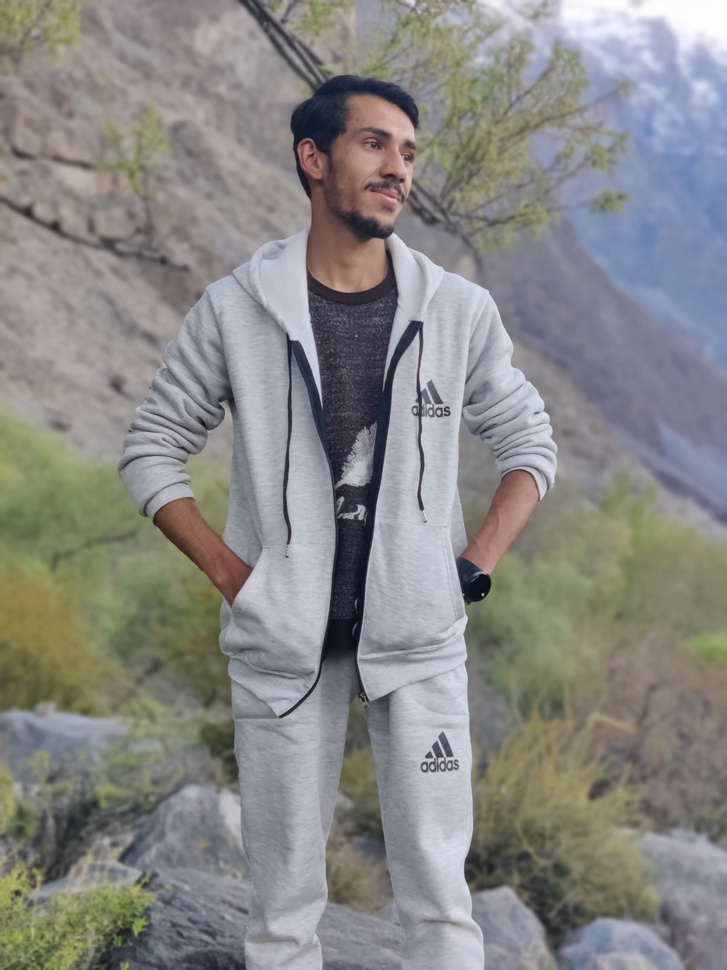
#> input picture images/test.jpg, 727 x 970 px, shrunk from 3000 x 4000 before the run, found by its file name
$ python edges.py
#> lines starting #> are read from the running program, lines starting #| are printed output that depends on the picture; after the words box and inside, x2 and y2 are one past the last pixel; in counts of white or black regions, pixels touching at a corner belong together
import cv2

image = cv2.imread("images/test.jpg")
#> image is the input picture: shape (970, 727, 3); mean B, G, R 133.3, 135.5, 135.9

if image is None:
    print("Error: Image not found.")
    exit()

# Convert to grayscale
gray = cv2.cvtColor(image, cv2.COLOR_BGR2GRAY)
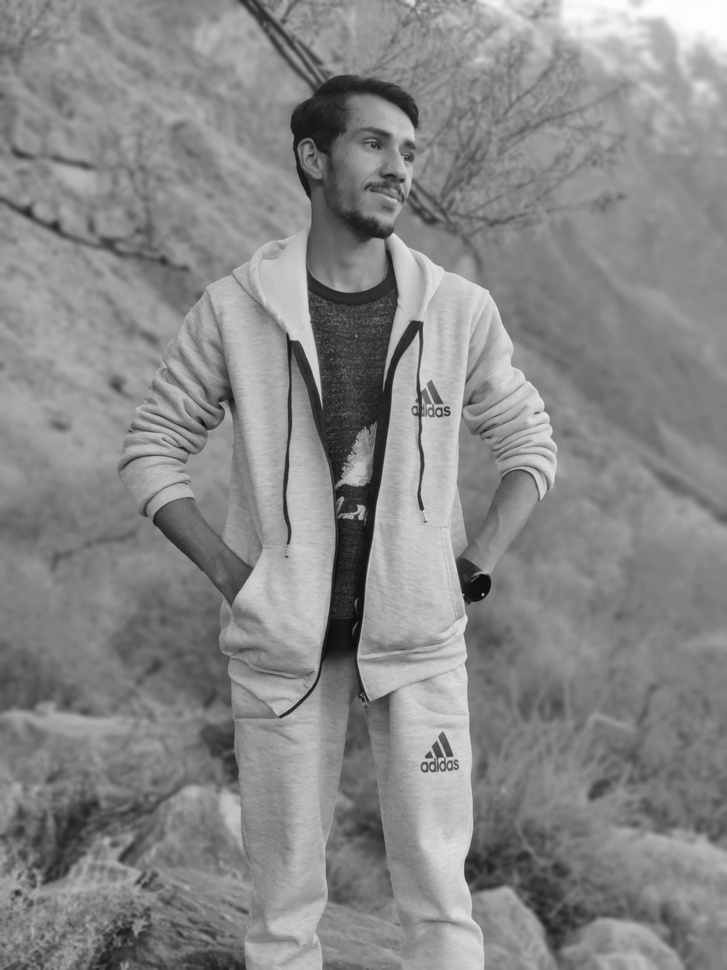
#> gray: shape (970, 727); min 8, max 254, mean 135.4

# Blur image
blur = cv2.GaussianBlur(gray, (7, 7), 0)

# Detect edges
edges = cv2.Canny(blur, 50, 150)
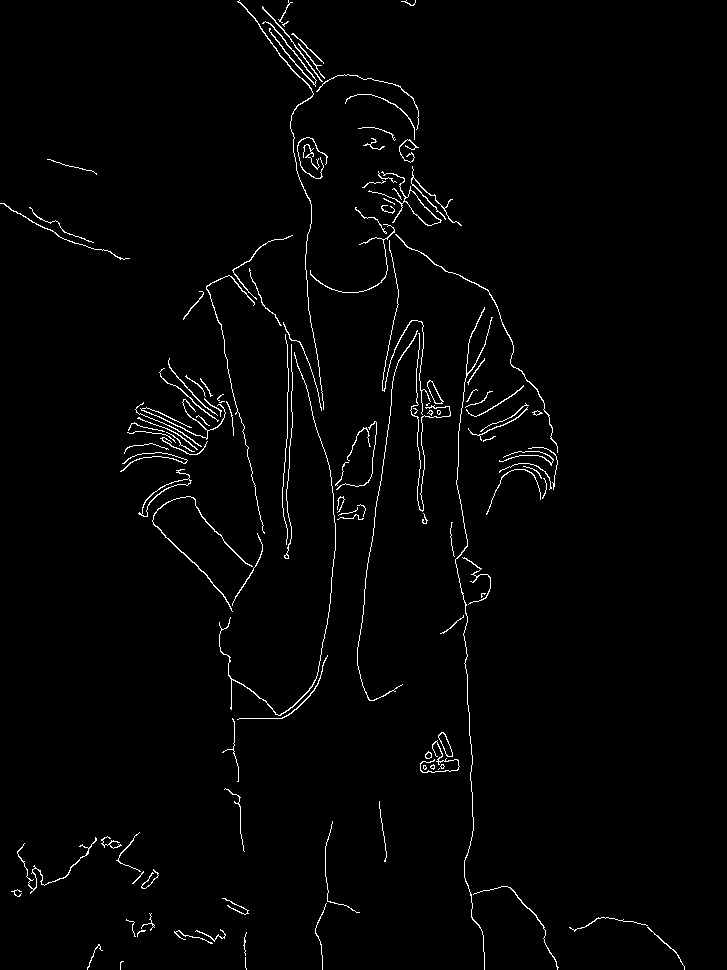
#> edges: shape (970, 727); 1.8% white in thin lines or dots

cv2.imshow("Original", image)
cv2.imshow("Edges", edges)

cv2.waitKey(0)
cv2.destroyAllWindows()

$ run again, with images/car.jpg copied over images/test.jpg
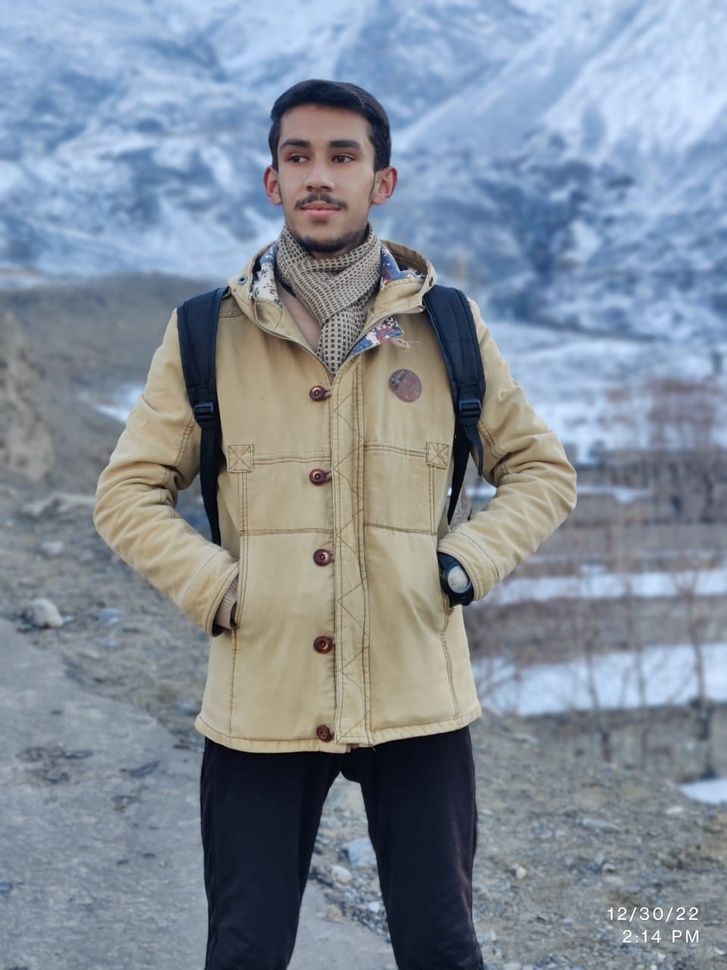
#> input picture images/car.jpg, 727 x 970 px, shrunk from 960 x 1280 before the run, found by its file name
#> image is the input picture: shape (970, 727, 3); mean B, G, R 152.4, 140.4, 130.3
#> `gray = cv2.cvtColor(image, cv2.COLOR_BGR2GRAY)`:
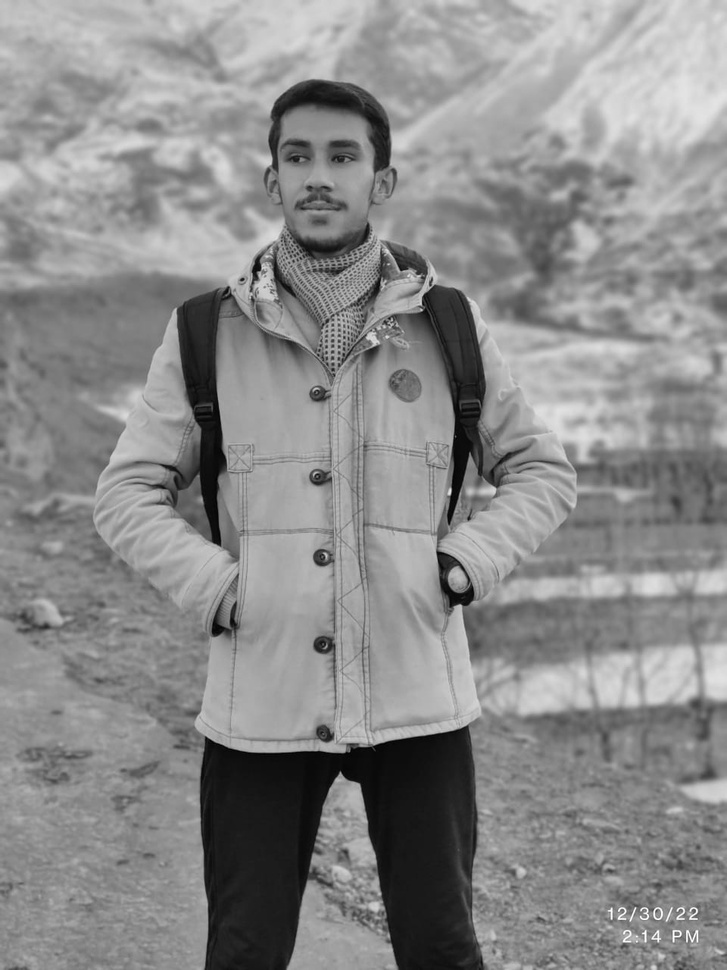
#> gray: shape (970, 727); min 0, max 255, mean 138.7
#> `edges = cv2.Canny(blur, 50, 150)`:
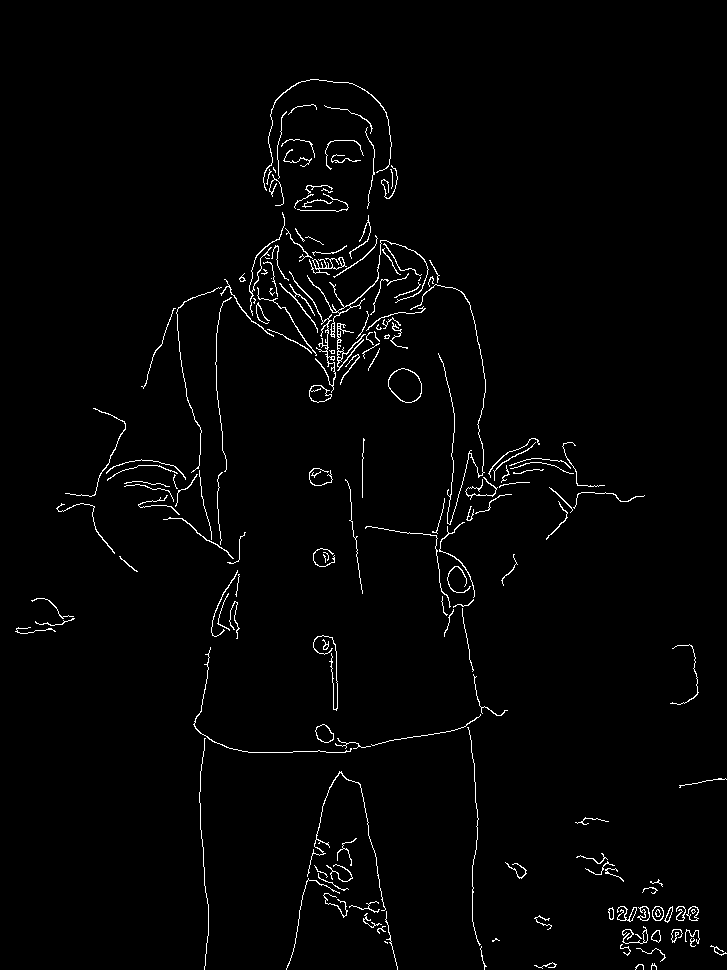
#> edges: shape (970, 727); 1.8% white in thin lines or dots, all inside (x1, y1, x2, y2) = (15, 79, 727, 970)

$ run again, with images/people.jpg copied over images/test.jpg
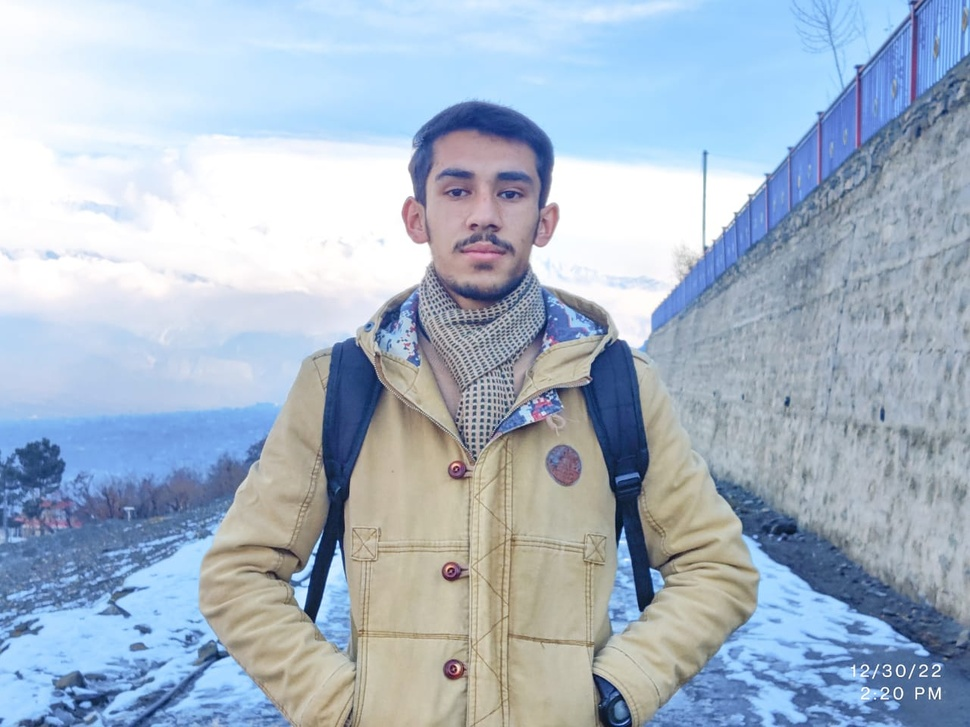
#> input picture images/people.jpg, 970 x 727 px, shrunk from 1280 x 960 before the run, found by its file name
#> image is the input picture: shape (727, 970, 3); mean B, G, R 199.3, 182, 166.5
#> `gray = cv2.cvtColor(image, cv2.COLOR_BGR2GRAY)`:
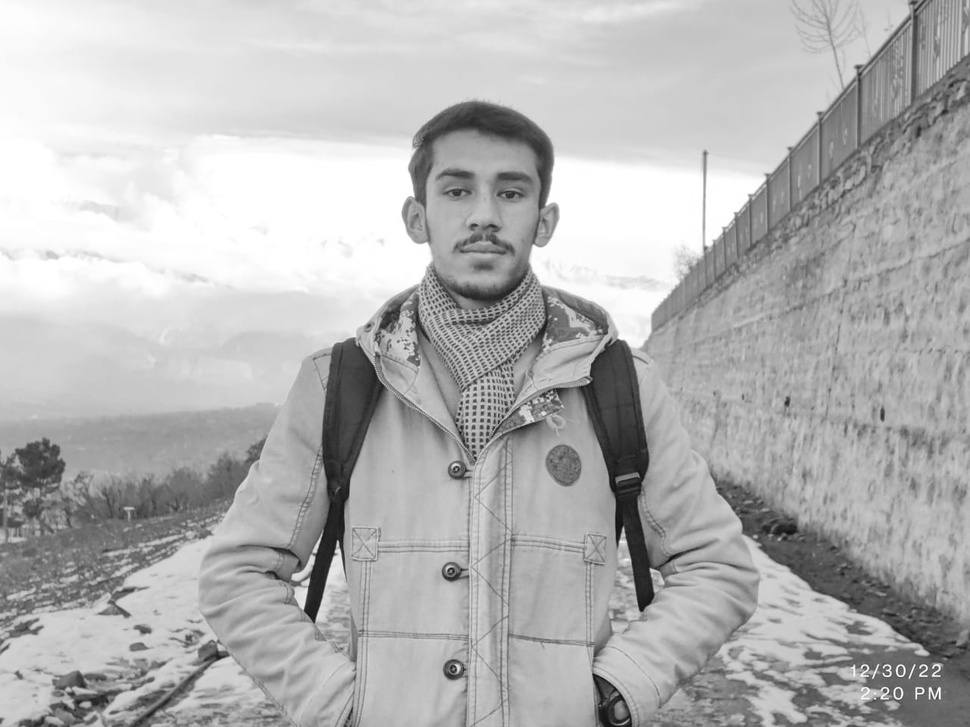
#> gray: shape (727, 970); min 13, max 255, mean 179.3
#> `edges = cv2.Canny(blur, 50, 150)`:
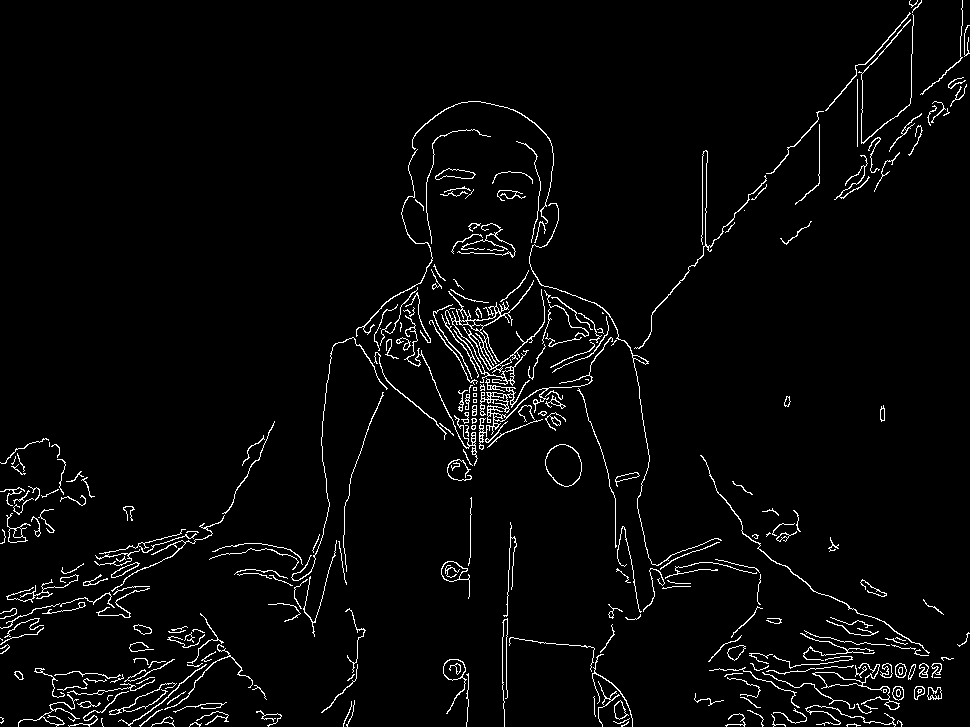
#> edges: shape (727, 970); 3.2% white in thin lines or dots
